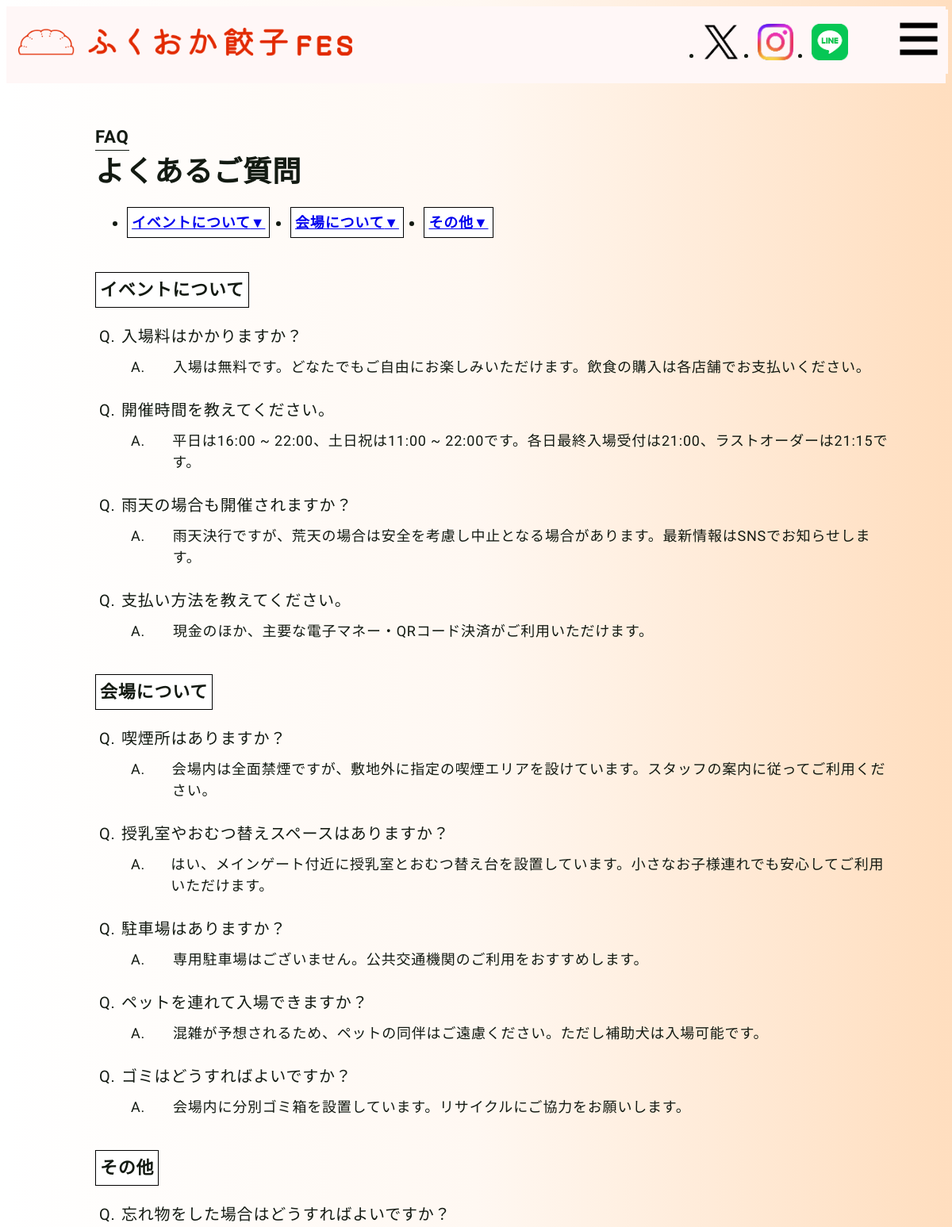
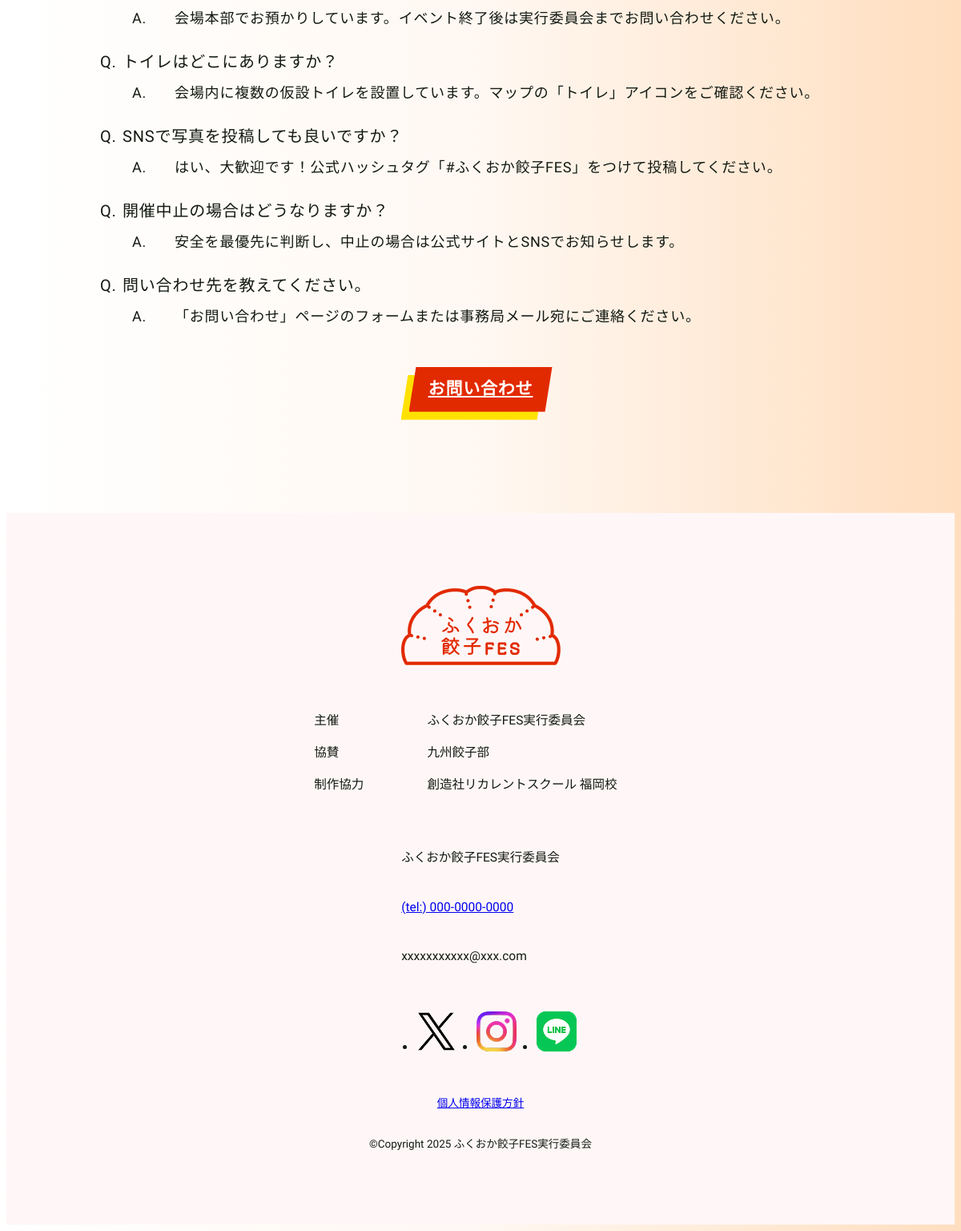
The app's page /faq.php with its own data (2 pictures, top to bottom).
### tables this page shows
CREATE TABLE `faq_category` (
  `id` int(11) NOT NULL,
  `category` varchar(255) NOT NULL,
  `create_date` datetime NOT NULL,
  `link_id` varchar(255) NOT NULL
);

CREATE TABLE `faq` (
  `id` int(11) NOT NULL,
  `question` varchar(255) NOT NULL,
  `answer` text NOT NULL,
  `type` int(11) NOT NULL,
  `create_date` datetime NOT NULL
);

### functions/function.php (called while the page is built, shortened)
<?php
function h($str)
{
    return htmlspecialchars($str, ENT_QUOTES, 'UTF-8');
}

### faq.php (the view, shortened to what this page needs)
<?php
require_once __DIR__ . '/functions/function.php';
try {
    $db = db_connect();
    $stmt = $db->prepare("SELECT * FROM faq_category
                            WHERE id IN (
                                SELECT DISTINCT type FROM faq
                            )
                            ORDER BY
                                CASE
                                    WHEN category = 'その他' THEN 1
                                    ELSE 0
                                END");
    $stmt->execute();
    $faq_category = $stmt->fetchAll(PDO::FETCH_ASSOC);
    $stmt_faq = $db->prepare("SELECT * FROM faq");
    $stmt_faq->execute();
    $faq = $stmt_faq->fetchAll(PDO::FETCH_ASSOC);
} catch (PDOException $e) {
    exit('接続失敗: ' . $e->getMessage());
}
?>
<!DOCTYPE html>
<html lang="ja">
<head>
    <link rel="stylesheet" href="https://cdn.jsdelivr.net/npm/destyle.css@4.0.1/destyle.min.css">
    <link rel="stylesheet" href="css/style.css">
</head>
<body class="l-body-sub">
    <?php include('inc/header.php'); ?>
    <main class="l-main-faq-cu">
        <h1 class="c-section-title c-faq-cu" data-sub-title="FAQ">よくあるご質問</h1>
        <nav class="c-nav-page">
            <ul class="l-section-list">
                <?php foreach ($faq_category as $list): ?>
                    <li class="c-section-btn">
                        <a href=#<?php echo h($list["link_id"]); ?>><?php echo h($list["category"]) . "▼"; ?></a>
                    </li>
                <?php endforeach; ?>
            </ul>
        </nav>
        <?php foreach ($faq_category as $list): ?>
            <section id="<?php echo h($list["link_id"]); ?>" class="c-section">
                <h2 class="c-subsection-title"> <?php echo h($list["category"]); ?></h2>
                <?php foreach ($faq as $text): ?>
                    <dl class="l-qa-list">
                        <?php if ($text["type"] === $list["id"]): ?>
                            <dt class="c-question"><span class="c-q">Q. </span><?php echo h($text["question"]); ?></dt>
                            <dd class="c-answer"><span class="c-a">A. </span><?php echo nl2br(h($text["answer"])); ?></dd>
                        <?php endif; ?>
                    <?php endforeach; ?>
                    </dl>
            </section>
        <?php endforeach; ?>
       <div class="c-btn c-btn--yellowred">
            <a class="c-btn_link c-contact-btn" href="contact.html">お問い合わせ</a>
        </div>
    </main>
    <?php include('inc/footer.php'); ?>
</body>
</html>

### css/style.css (style rules this page uses)
:root { --red: #e22a00; --yellow: #ffe100; --white: #fff7f7; --black: #131a12; --white2: #fff; --childPage-bg: linear-gradient(90deg, #fff, #fff8f2, #ffdebf); }
html { scroll-behavior: smooth; }
body { font-family: "Zen Maru Gothic", sans-serif; color: var(--black); letter-spacing: 0.05em; line-height: 1.5; }
.l-body-sub { background: var(--childPage-bg); z-index: -10; }
.c-section-title { font-size: clamp(24px, 18.366px + 1.502vw, 40px); font-weight: bold; display: flex; flex-direction: column; }
.c-section-title::before { content: attr(data-sub-title); font-family: "Abhaya Libre", serif; font-size: clamp(16px, 13.183px + 0.751vw, 24px); font-weight: 800; border-bottom: 1px solid var(--black); width: fit-content; }
.c-btn { filter: drop-shadow(-10px 10px 0 var(--yellow)); }
.c-btn_link { width: 179px; height: 56px; color: var(--white2); font-weight: bold; font-size: 21px; background-color: var(--red); clip-path: polygon(5% 0%, 100% 0%, 95% 100%, 0% 100%); display: flex; flex-direction: column; align-items: center; justify-content: center; }
.l-main-faq-cu { width: min(92vw, 960px); margin: 0 auto; }
.c-faq-cu { padding-top: clamp(20px, 5.915px + 3.756vw, 60px); margin: 0 0 16px; }
.c-answer { font-size: 16px; width: 100%; padding: 5px; display: flex; justify-content: start; }
.c-section-btn { font-weight: bold; width: fit-content; background-color: #fff; border: 1px solid #000; padding: 5px; margin-bottom: 7px; }
.c-subsection-title { font-size: 20px; font-weight: bold; width: fit-content; background-color: #fff; border: 1px solid #000; padding: 5px; margin: 36px auto 5px 0; }
.c-question { font-size: 18px; width: 100%; padding: 5px; display: flex; justify-content: start; }
.c-q { width: 23px; margin-right: 5px; }
.c-a { width: 23px; padding-right: 20px; margin-right: 5px; }
.c-contact-btn { margin: 45px auto 0 auto; padding: 45px auto 80px auto; }
::placeholder { color: #B8B8B8 }
@media (min-width: 768px) { .l-section-list { display: flex; justify-content: flex-start; } }
@media (min-width: 768px) { .c-section-btn { font-size: 18px; margin-right: min(2.778%, 40px); } }
@media (min-width: 768px) { .c-subsection-title { font-size: 22px; } }
@media (min-width: 768px) { .c-question { font-size: 20px; } }
@media (min-width: 768px) { .c-answer { font-size: 18px; } }
@media (min-width: 768px) { .c-a { margin: 0 5px 0 0; padding-right: 25px; } }

### records on screen
faq_category: category "イベントについて"
faq_category: category "会場について"
faq_category: category "その他"
faq: question "入場料はかかりますか？", answer "入場は無料です。どなたでもご自由にお楽しみいただけます。飲食の購入は各店舗でお支払いください。"
faq: question "開催時間を教えてください。", answer "平日は16:00 ~ 22:00、土日祝は11:00 ~ 22:00です。各日最終入場受付は21:00、ラストオーダーは21:15です。"
faq: question "雨天の場合も開催されますか？", answer "雨天決行ですが、荒天の場合は安全を考慮し中止となる場合があります。最新情報はSNSでお知らせします。"
faq: question "支払い方法を教えてください。", answer "現金のほか、主要な電子マネー・QRコード決済がご利用いただけます。"
faq: question "喫煙所はありますか？", answer "会場内は全面禁煙ですが、敷地外に指定の喫煙エリアを設けています。スタッフの案内に従ってご利用ください。"
faq: question "授乳室やおむつ替えスペースはありますか？", answer "はい、メインゲート付近に授乳室とおむつ替え台を設置しています。小さなお子様連れでも安心してご利用いただけます。"
faq: question "駐車場はありますか？", answer "専用駐車場はございません。公共交通機関のご利用をおすすめします。"
faq: question "ペットを連れて入場できますか？", answer "混雑が予想されるため、ペットの同伴はご遠慮ください。ただし補助犬は入場可能です。"
faq: question "ゴミはどうすればよいですか？", answer "会場内に分別ゴミ箱を設置しています。リサイクルにご協力をお願いします。"
faq: question "忘れ物をした場合はどうすればよいですか？", answer "会場本部でお預かりしています。イベント終了後は実行委員会までお問い合わせください。"
faq: question "トイレはどこにありますか？", answer "会場内に複数の仮設トイレを設置しています。マップの「トイレ」アイコンをご確認ください。"
faq: question "SNSで写真を投稿しても良いですか？", answer "はい、大歓迎です！公式ハッシュタグ「#ふくおか餃子FES」をつけて投稿してください。"
faq: question "開催中止の場合はどうなりますか？", answer "安全を最優先に判断し、中止の場合は公式サイトとSNSでお知らせします。"
faq: question "問い合わせ先を教えてください。", answer "「お問い合わせ」ページのフォームまたは事務局メール宛にご連絡ください。"
